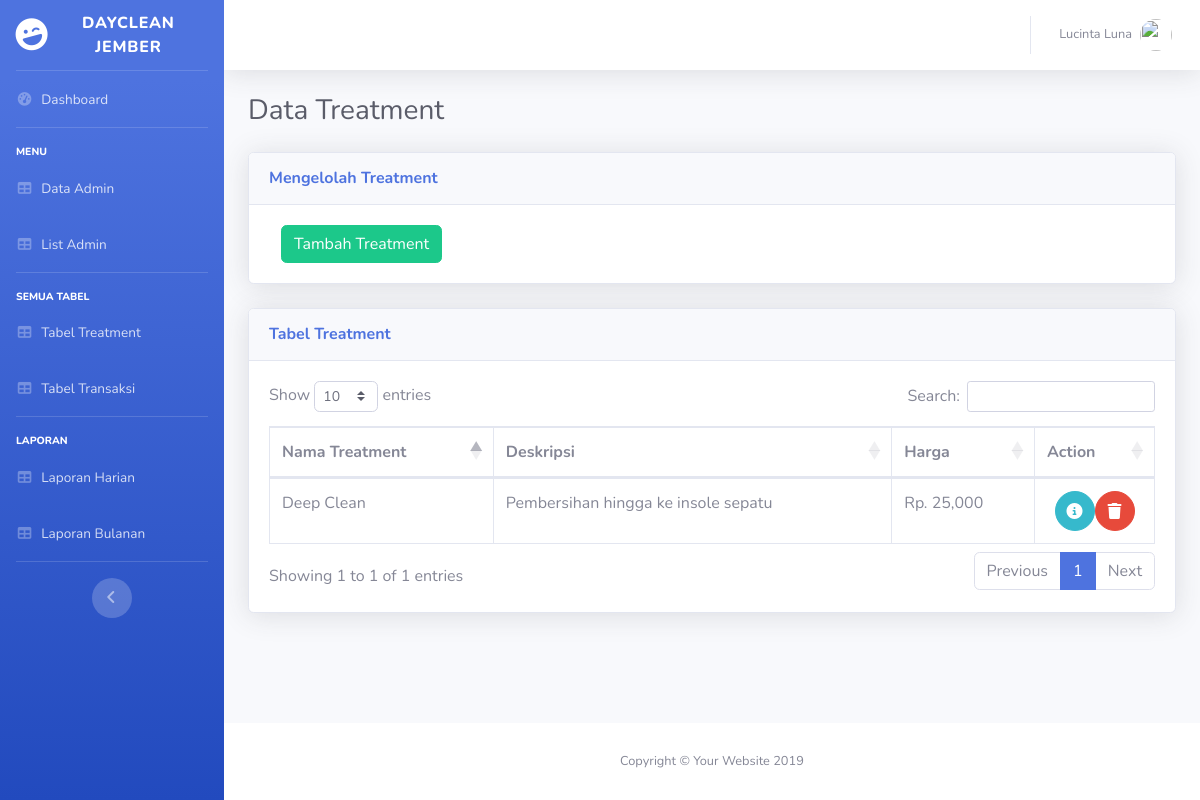
/index.php/admin/treatment, run on an earlier commit of the app's database.
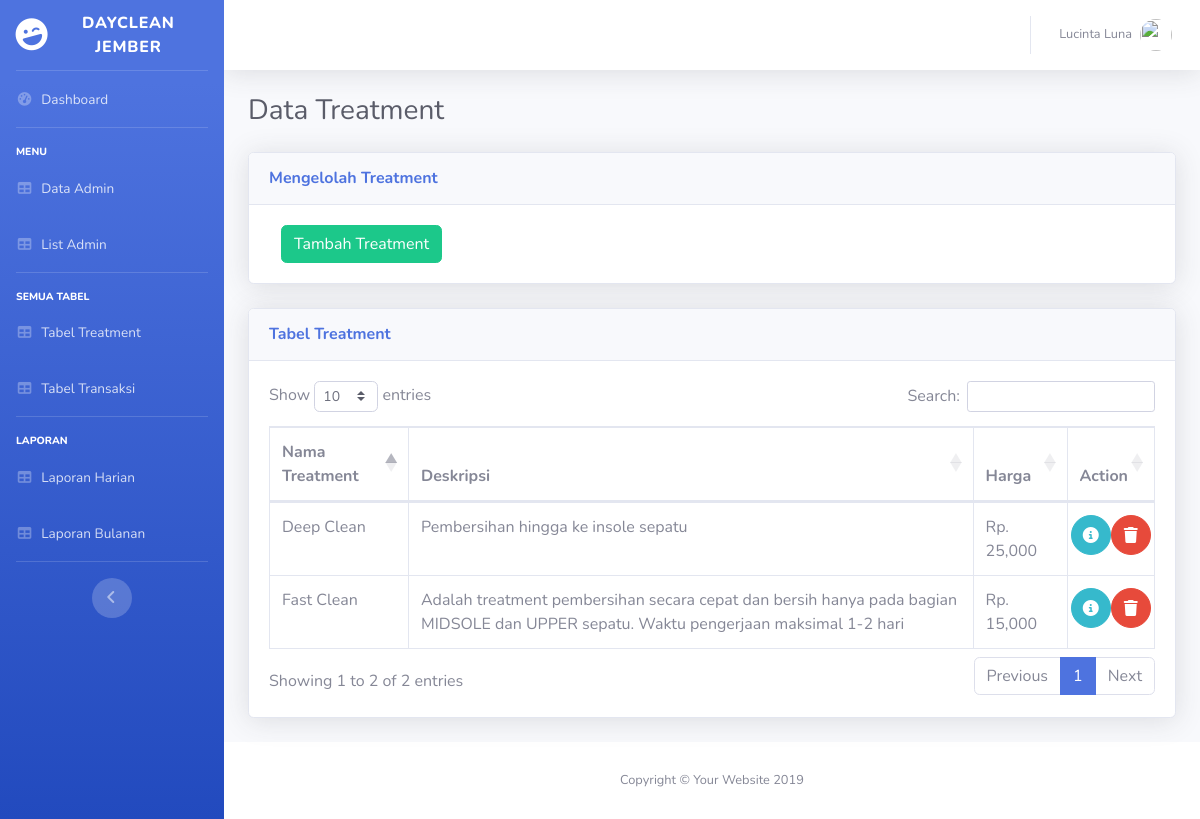
And on a later commit of the database.
### tables this page shows
CREATE TABLE `treatment` (
  `id_treatment` int(3) NOT NULL,
  `nama_treatment` varchar(15) NOT NULL,
  `deskripsi` text NOT NULL,
  `harga` int(8) NOT NULL
);

### application/controllers/admin/treatment.php (called while the page is built, shortened)
<?php
class treatment extends CI_Controller {
	function __construct()
		{
			$this->load->model("m_treatment");
		}
	public function index()
	{
		$data['datatreatment']=$this->m_treatment->list_treatment();
		$this->load->view('admin/treatment',$data);
	}
}

### index.php (called while the page is built, shortened)
<?php
require_once BASEPATH.'core/CodeIgniter.php';

### application/models/m_treatment.php (called while the page is built, shortened)
<?php
	class m_treatment extends CI_Model
	{
		function list_treatment()
		{
			$hasil=$this->db->query("SELECT id_treatment,nama_treatment,deskripsi,harga FROM treatment");
            return $hasil;
		}
	}
?>

### application/views/admin/treatment.php (the view, shortened to what this page needs)
<!DOCTYPE html>
<html lang="en">
<head>
<?php $this->load->view('admin/res/lib'); ?>
</head>
<body id="page-top">
  <div id="wrapper">
    <?php $this->load->view('admin/res/sitebar'); ?>
    <div id="content-wrapper" class="d-flex flex-column">
      <div id="content">
      <?php $this->load->view('admin/res/topnav'); ?>
        <div class="container-fluid">
          <div class="d-sm-flex align-items-center justify-content-between mb-4">
            <h1 class="h3 mb-0 text-gray-800">Data Treatment</h1>
          </div>
          <div class="row">
            <div class="col-lg-12">
                <div class="card shadow mb-4">
                  <div class="card-header py-3">
                    <h6 class="m-0 font-weight-bold text-primary">Mengelolah Treatment</h6>
                  </div>
                  <div class="card-body">
                      <div class="col-lg-6">
                      <form>
                          <a href="<?php echo base_url('admin/treatment/tambahTreatment'); ?>" class="btn btn-success btn-rounded">Tambah Treatment</a>
                      </form>
                      </div>
                  </div>
                </div>
            </div>
          </div>
          <div class="row ">
            <div class="col-lg-12">
              <div class="card shadow mb-4">
                <div class="card-header py-3">
                  <h6 class="m-0 font-weight-bold text-primary">Tabel Treatment</h6>
                </div>
                <div class="card-body">
                  <div class="table-responsive">
                    <table class="table table-bordered" id="dataTable" width="100%" cellspacing="0">
                      <thead>
                        <tr>
                          <th>Nama Treatment</th>
                          <th>Deskripsi</th>
                          <th>Harga</th>
                          <th>Action</th>
                        </tr>
                      </thead>
                      <tbody>
                        <?php
                        foreach ($datatreatment->result_array() as $m):
                              $id_treatment=$m['id_treatment'];
                              $nama_treatment=$m['nama_treatment'];
                              $deskripsi=$m['deskripsi'];
                              $harga=$m['harga'];
                        ?>
                        <tr>
                          <td><?php echo $nama_treatment."<br>"; ?></td>
                          <td><?php echo $deskripsi."<br>"; ?></td>
                          <td>Rp. <?php echo number_format($harga)."<br>"; ?></td>
                          <td>
                              <div class="row justify-content-center">
                                <a href="<?php echo base_url('admin/treatment/edit/'.$id_treatment) ?>" class="btn btn-info btn-circle"><i class="fas fa-info-circle"></i></a>
                                <a data-toggle="modal" data-target="#deleteModal<?php echo $id_treatment?>" href="#" class="btn btn-danger btn-circle"><i class="fas fa-trash"></i></a>
                              </div>
                          </td>
                        </tr>
                        <?php endforeach;?>
                      </tbody>
                    </table>
                  </div>
                </div>
              </div>
            </div>
          </div>
        </div>
      </div>
      <?php $this->load->view('admin/res/footer'); ?>
    </div>
  </div>
</body>
</html>

### application/views/admin/res/lib.php (shortened to what this page needs)
<link href="<?php echo base_url('lib_admin/vendor/fontawesome-free/css/all.min.css');?>" rel="stylesheet">
<link href="<?php echo base_url('lib_admin/css/sb-admin-2.min.css');?>" rel="stylesheet">
<link href="<?php echo base_url('lib_admin/vendor/datatables/dataTables.bootstrap4.min.css');?>" rel="stylesheet">

### application/views/admin/res/sitebar.php
<ul class="navbar-nav bg-gradient-primary sidebar sidebar-dark accordion" id="accordionSidebar">
  <a class="sidebar-brand d-flex align-items-center justify-content-center" href="<?php echo base_url('admin/Home') ?>">
    <div class="sidebar-brand-icon rotate-n-15">
      <i class="fas fa-laugh-wink"></i>
    </div>
    <div class="sidebar-brand-text mx-3">DayClean Jember</div>
  </a>
  <hr class="sidebar-divider my-0">
  <li class="nav-item">
    <a class="nav-link" href="<?php echo base_url('admin/Home') ?>">
      <i class="fas fa-fw fa-tachometer-alt"></i>
      <span>Dashboard</span></a>
  </li>
  <hr class="sidebar-divider">
  <div class="sidebar-heading" style="color:white">
    MENU
  </div>
  <li class="nav-item">
    <a class="nav-link" href="<?php echo base_url('admin/pegawai/tambahPegawai') ?>">
      <i class="fas fa-fw fa-table"></i>
      <span>Data Admin</span></a>
  </li>
  <li class="nav-item">
    <a class="nav-link" href="<?php echo base_url('admin/pegawai') ?>">
      <i class="fas fa-fw fa-table"></i>
      <span>List Admin</span></a>
  </li>
  <hr class="sidebar-divider">
  <div class="sidebar-heading" style="color:white">
    SEMUA TABEL
  </div>
  <li class="nav-item">
    <a class="nav-link" href="<?php echo base_url('admin/treatment') ?>">
      <i class="fas fa-fw fa-table"></i>
      <span>Tabel Treatment</span></a>
  </li>
  <li class="nav-item">
    <a class="nav-link" href="<?php echo base_url('admin/Home/transaksi') ?>">
      <i class="fas fa-fw fa-table"></i>
      <span>Tabel Transaksi</span></a>
  </li>
  <hr class="sidebar-divider d-none d-md-block">
  <div class="sidebar-heading" style="color:white">
    LAPORAN
  </div>
  <li class="nav-item">
    <a class="nav-link" href="<?php echo base_url('admin/Home/laporanHarian') ?>">
      <i class="fas fa-fw fa-table"></i>
      <span>Laporan Harian</span></a>
  </li>
  <li class="nav-item">
    <a class="nav-link" href="tables.html">
      <i class="fas fa-fw fa-table"></i>
      <span>Laporan Bulanan</span></a>
  </li>
  <hr class="sidebar-divider d-none d-md-block">
  <div class="text-center d-none d-md-inline">
    <button class="rounded-circle border-0" id="sidebarToggle"></button>
  </div>
</ul>

### application/views/admin/res/topnav.php (shortened to what this page needs)
<nav class="navbar navbar-expand navbar-light bg-white topbar mb-4 static-top shadow">
  <ul class="navbar-nav ml-auto">
    <li class="nav-item dropdown no-arrow">
      <a class="nav-link dropdown-toggle" href="#" id="userDropdown" role="button" data-toggle="dropdown" aria-haspopup="true" aria-expanded="false">
        <span class="mr-2 d-none d-lg-inline text-gray-600 small">Lucinta Luna</span>
        <img class="img-profile rounded-circle" src="https://source.unsplash.com/QAB-WJcbgJk/60x60">
      </a>
    </li>
  </ul>
</nav>

### application/views/admin/res/footer.php
<footer class="sticky-footer bg-white">
  <div class="container my-auto">
    <div class="copyright text-center my-auto">
      <span>Copyright &copy; Your Website 2019</span>
    </div>
  </div>
</footer>

What changed in the data, as far as the page shows it:
added treatment: nama_treatment "Fast Clean", deskripsi "Adalah treatment pembersihan secara cepat dan bersih hanya pada bagian MIDSOLE dan UPPER sepatu. Waktu pengerjaan maksimal 1-2 hari", harga "15,000"
Also different on the page:
text written by a page script: "Show entries Search: Showing 1 to 1 of 1 entries Previous 1 Next" → "Show entries Search: Showing 1 to 2 of 2 entries Previous 1 Next"
